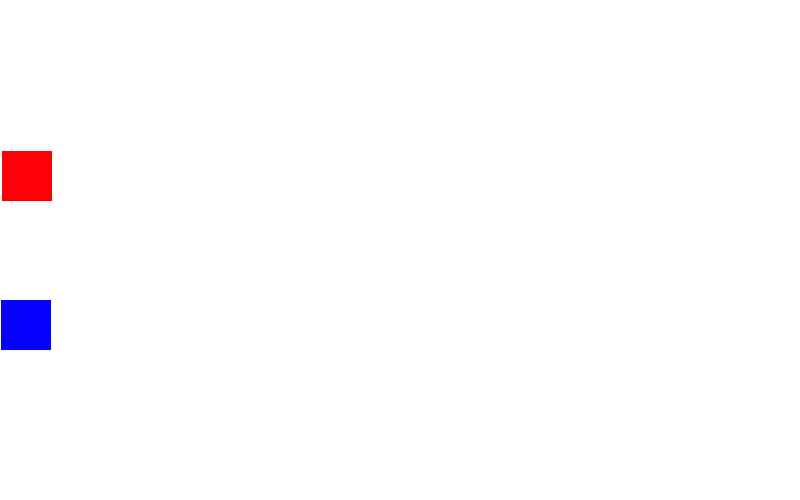
Frame 1 (no input)
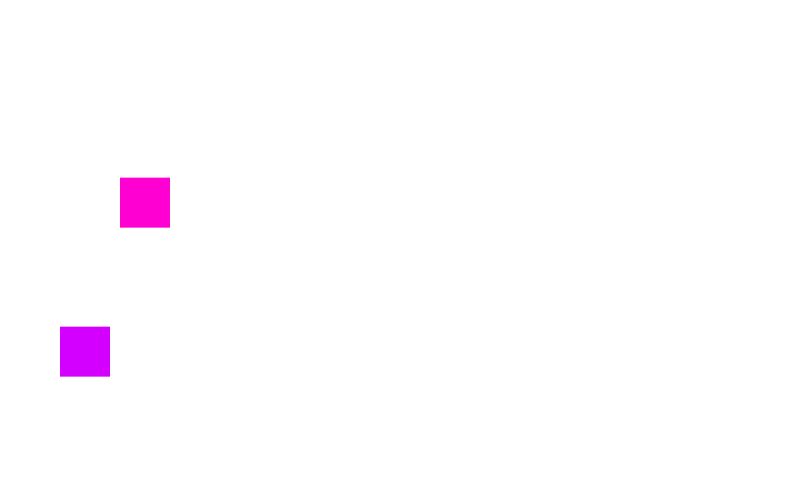
Frame 60 (the mouse pressed at the canvas centre just before this capture)
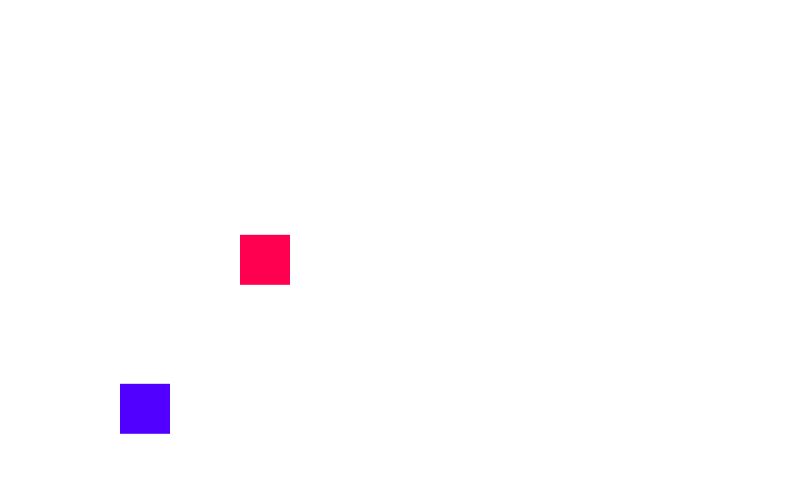
Frame 120 (the mouse held since frame 60 and released just before this capture)

The Processing sketch that drew these frames (run headless with seeded random() and noise(); from frame 60 on, the mouse is pressed at the canvas centre):

// Processing sketch: Q5_correct
// ── Q5_correct.pde
float posx1;
float posy1;

float posx2;
float posy2;

float offset1;
float angle1;

float offset2;
float angle2;

int colourCount1;
int colourDirection1;

int colourCount2;
int colourDirection2;

void setup(){
  size(800,500);
  posx1 = 0;
  posy1 = 1;
  offset1 = 150;
  
  offset2 = 300;
  colourCount1 = 1;
  colourDirection1=1;
  
  colourCount2 = 1;
  colourDirection2=1;
}

void draw(){
  background(255);
  noStroke();
  // Colour Change Logic
  colourCount1 += colourDirection1 *5;
  if(colourCount1>=255) {  
    colourDirection1 *= -1;
  } else if(colourCount1<=0) colourDirection1 *=-1;
  fill(255,0,colourCount1);
  
  
  
  // Movement Logic
  posx1 += 2;
  angle1+= TWO_PI/400;
  posy1 += (sin(angle1));
  
  rect(posx1%width, posy1+offset1, 50,50);

  // Wrap-around Logic
  if(posx1%width>=(width-50) && posx1%width<width){
    rect(0, posy1+offset1, abs(posx1)%50,50);
  } else if(posx1>=width) {
    posx1 = 0;
    posy1 = 0;
  }
  if(angle1>=TWO_PI){
    angle1=0;
  }
  
  
  // Rectangle 2
  // Colour Change Logic
  colourCount2 += colourDirection2 *5;
  if(colourCount2>=255) {  
    colourDirection2 *= -1;
  } else if(colourCount2<=0) colourDirection2 *=-1;
  fill(colourCount2,0,255);
  
  
  posx2 += 1;
  angle2+= TWO_PI/5000;
  posy2 += (sin(angle1));
  
  rect(posx2%width, posy2+offset2, 50,50);

  // Wrap-around Logic
  if(posx2%width>=(width-50) && posx2%width<width){
    rect(0, posy2+offset2, abs(posx2)%50,50);
  } else if(posx2>=width) {
    posx2 = 0;
    posy2 = 0;
  }
  if(angle2>=TWO_PI){
    angle2=0;
  }
  
 
}
